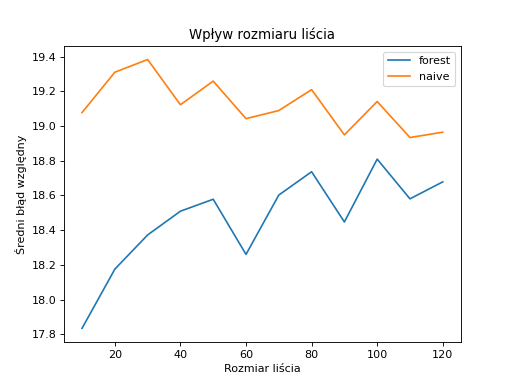

This figure's Python source:
import random_forest
from preparedata import *

df = load()
delayed_df = delay(df, 2)
forest_result = list()
naive_result = list()

iterations = 10
x_axis = range(10,130,10)
for x in x_axis:
    random_forest.tree.config.create_config(min_split_size=x, number_of_predictors_to_draw=4)
    random_forest.forest.config.create_config(data_size_for_tree=140, number_of_trees=50)

    naive_err_sum, forest_err_sum, test_data_count = test(delayed_df, iterations)

    naive_result.append(naive_err_sum/(iterations*test_data_count)*100)
    forest_result.append(forest_err_sum/(iterations*test_data_count)*100)

import matplotlib.pyplot as plt

plt.plot(x_axis, forest_result, label="forest")
plt.plot(x_axis, naive_result, label="naive")
plt.xlabel('Rozmiar liścia')
plt.ylabel('Średni błąd względny')
plt.title('Wpływ rozmiaru liścia')
plt.legend()
plt.show()
